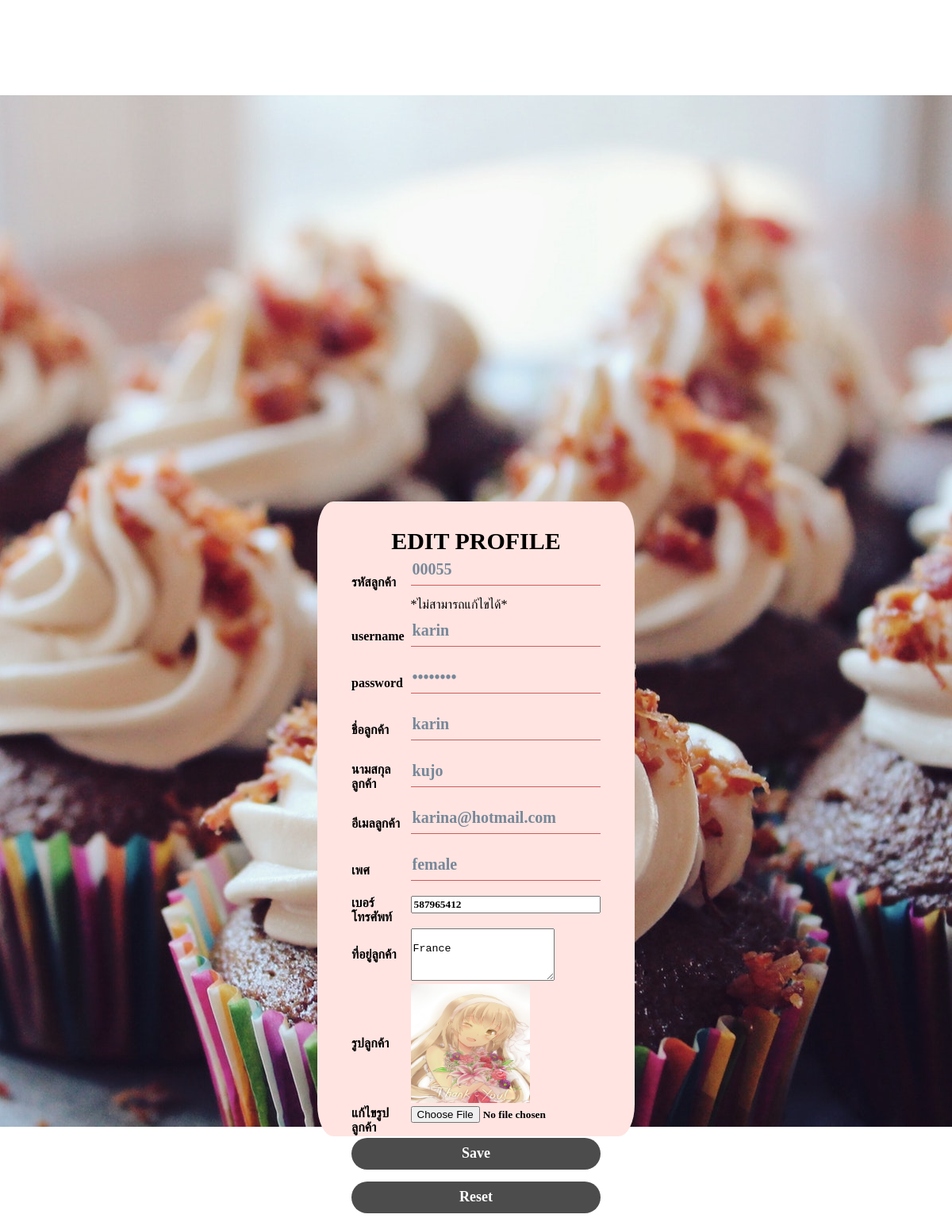
The page /editprofileform.php (signed in) on the database its author committed.
### tables this page shows
CREATE TABLE `db_info` (
  `db_id` int(5) UNSIGNED ZEROFILL NOT NULL,
  `db_username` char(100) NOT NULL,
  `db_password` char(100) NOT NULL,
  `db_name` char(100) NOT NULL,
  `db_surname` char(100) NOT NULL,
  `db_email` char(100) NOT NULL,
  `db_sex` char(10) NOT NULL,
  `db_phone` int(10) NOT NULL,
  `db_address` text NOT NULL,
  `db_status` varchar(10) NOT NULL DEFAULT 'user',
  `db_datasave` timestamp NOT NULL DEFAULT current_timestamp() ON UPDATE current_timestamp(),
  `db_picture` varchar(150) NOT NULL
);

### editprofileform.php (the view, shortened to what this page needs)
<?PHP
$user=$_SESSION["sessionusername"];
echo"<font color='FFFFFF' size='+3'>Welcome  $user </font>";
?>
<!doctype html>
<html>
<head>
</head>
<link rel="stylesheet" type="text/css" href="tablee.css">
<body background="etc.jpg">
	<?PHP
	$link=mysqli_connect("localhost","root","123456","website")
    or die("Error connect to database");
	mysqli_set_charset($link,"utf8");
	$sql = "SELECT * FROM db_info WHERE db_username = '$user' ";
	$result =mysqli_query($link,$sql);
	if(!$result)
	{
		echo "mysqli_error($link)";
	}
	else if(mysqli_num_rows($result)==0)
	{
		echo "<center><h1>NO DATA ";
	}
	else{
		while($data =mysqli_fetch_array($result))
		{
			$editcustomerid = $data['db_id'];
			$editcustomerusername = $data['db_username'];
			$editcustomerpassword =$data['db_password'];
			$editcustomername= $data['db_name'];
			$editcustomersurname = $data['db_surname'];
			$editcustomeremail = $data['db_email'];
			$editcustomersex = $data['db_sex'];
			$editcustomerphone = $data['db_phone'];
			$editcustomeraddress = $data['db_address'];
			$editcustomerpicture= $data['db_picture'];
		}
	}
	?>
	<div class="editbox">
    <table  border='0'  align='center'>
	<tr><td colspan=2> <B><center><h1>EDIT PROFILE</h1></td></tr>
	<form method="post" action="editprofile2.php" enctype="multipart/form-data">
<tr><td><B>รหัสลูกค้า</td><td>
	<input type="text" name="sendeditcustomerid" readonly value="<?PHP echo $editcustomerid ?>">*ไม่สามารถแก้ไขได้*</td></tr>
	<tr><td><B>username</td><td>
	<input type="text" name="sendeditcustomerusername" value="<?PHP echo $editcustomerusername ;?>"></td></tr>
	<tr><td><B>password</td><td>
	<input type="password" name="sendeditcustomerpassword" value="<?PHP echo $editcustomerpassword ;?>"></td></tr>
	<tr><td><B>ชื่อลูกค้า</td><td>
	<input type="text" name="sendeditcustomername" value="<?PHP echo $editcustomername; ?>"></td></tr>
	<tr><td><B>นามสกุลลูกค้า</td><td>
	<input type="text" name="sendeditcustomersurname" value="<?PHP echo $editcustomersurname; ?>"></td></tr>
	<tr><td><B>อีเมลลูกค้า</td><td>
	<input type="email" name="sendeditcustomeremail" value="<?PHP echo $editcustomeremail; ?>"></td></tr>
	<tr><td><B>เพศ</td><td>
	<input type="text" name="sendeditcustomersex" value="<?PHP echo $editcustomersex; ?>"></td></tr>
	<tr><td><B>เบอร์โทรศัพท์</td><td>
	<input  name="sendeditcustomerphone" type="tel" value="<?PHP echo $editcustomerphone; ?>"></td></tr>
	<tr><td><B>ที่อยู่ลูกค้า</td><td>
	<textarea rows="4" cols="20"  name="sendeditcustomeraddress">
	<?PHP echo $editcustomeraddress ; ?></textarea></td></tr>
	<tr><td><B>รูปลูกค้า</td><td><?PHP echo "<img src='db_cuspicture/$editcustomerpicture' width='150' height='150'>" ;?></td></tr>
	<tr><td><B>แก้ไขรูปลูกค้า</td><td><input type="file" name="sendeditcustomerpicture"></td></tr>
	<tr><td colspan="2"><center><input type="submit" value="Save">
		                        <input type="reset" value="Reset">
	</center></td></tr>
	</form>
	</div>
</body>
</html>

### tablee.css (style rules this page uses)
body { background: url("edit.jpg"); background-attachment: fixed; background-repeat: no-repeat; background-position: center; font-family: "Nithan"; }
.editbox { width: 400px; height: 800px; background-color: #FFE4E1; color: #000000; top: 67%; left:50%; position: absolute; transform: translate(-50%,-50%); box-sizing: border-box; border-radius: 5%; padding: 55px 40px; }
h1 { margin: -25px; padding: 0px 0 20px; text-align: center; font-size: 30px; }
.editbox input[type="number"],[type="text"],[type="email"],[type="password"] { border: none; border-bottom: 1px solid #CD5C5C; background : transparent; outline : none; height: 40px; color: #778899; font-size: 20px; }
.editbox input { width: 100%; margin-bottom: 15px; font-weight: bold; font-family: "Nithan"; }
.editbox input[type="submit"] { border:none; outline: none; height: 40px; background: #4c4c4c; color: #fff; font-size: 18px; border-radius: 20px; }
.editbox input[type="reset"] { border:none; outline: none; height: 40px; background: #4c4c4c; color: #fff; font-size: 18px; border-radius: 20px; }

### rows shown on the page
db_info: sendeditcustomerid "00055", sendeditcustomerusername "karin", sendeditcustomername "karin", sendeditcustomersurname "kujo", sendeditcustomeremail "karina@hotmail.com", sendeditcustomersex "female", sendeditcustomerphone "587965412", sendeditcustomeraddress "France", db_picture (picture)
